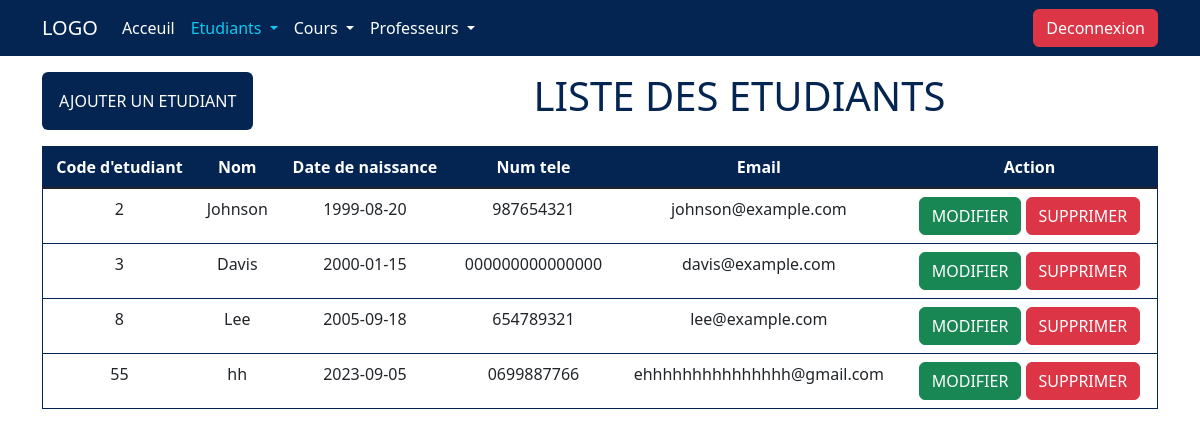
/grade-management-system-v-finale/admin/etudiant/index.php (signed in), run on the app's committed database.
### tables this page shows
CREATE TABLE `etudiant` (
  `CodeEtudiant` int(11) NOT NULL,
  `Nom` varchar(50) DEFAULT NULL,
  `Date_naiss` date DEFAULT NULL,
  `Tel` varchar(20) DEFAULT NULL,
  `mail` varchar(50) DEFAULT NULL
);

### grade-management-system-v-finale/admin/etudiant/index.php (the view, shortened to what this page needs)
<!DOCTYPE html>
<html lang="en">
<head>
    <link href="https://cdn.jsdelivr.net/npm/bootstrap@5.3.0/dist/css/bootstrap.min.css" rel="stylesheet" >
    <link rel="stylesheet" href="../../style.css">
</head>
<body>
    <nav class="navbar navbar-expand-lg bg-primary fixed-top">
            <div class="container">
                <a class="navbar-brand text-white" href="../index.php">LOGO</a>
                <div class="collapse navbar-collapse" id="navbarSupportedContent">
                    <ul class="navbar-nav me-auto mb-2 mb-lg-0 ">
                        <li class="nav-item ">
                            <a class="nav-link active text-white " aria-current="page" href="../index.php">Acceuil</a>
                        </li>
                        <li class="nav-item dropdown">
                            <a class="nav-link  text-info dropdown-toggle"  role="button" data-bs-toggle="dropdown" aria-expanded="false">
                                Etudiants
                            </a>
                        </li>
                        <li class="nav-item dropdown">
                            <a class="nav-link  text-white dropdown-toggle" href="../cours/index.php" role="button" data-bs-toggle="dropdown" aria-expanded="false">
                                Cours
                            </a>
                        </li>
                        <li class="nav-item dropdown">
                            <a class="nav-link  text-white dropdown-toggle" href="index.php" role="button" data-bs-toggle="dropdown" aria-expanded="false">
                                Professeurs
                            </a>
                        </li>
                    </ul>
                </div>
                <div><a class="btn btn-primary btn-danger " href="../deconexion.php" role="button">Deconnexion</a></div>
            </div>
    </nav>
    <div class="container my-5 pt-4">
            <div class="mb-2  d-flex justify-content-between    " >
                <a class="btn bg-primary mb-2 p-3" href="ajoutEtd.php" role="button">AJOUTER UN ETUDIANT</a>
                <div class="d-flex justify-content-around w-75 " > <h1 class=" text-center text-primary" >LISTE DES ETUDIANTS</h1></div>
            </div>
            <table class="table border border-primary  rounded  ">
                <thead  >
                    <tr>
                        <th scope="col" class="text-center bg-primary text-white" >Code d'etudiant        </th>
                        <th scope="col" class="text-center bg-primary text-white" >Nom                    </th>
                        <th scope="col" class="text-center bg-primary text-white" >Date de naissance      </th>
                        <th scope="col" class="text-center bg-primary text-white" >Num tele               </th>
                        <th scope="col" class="text-center bg-primary text-white" >Email                  </th>
                        <th scope="col" class="text-center bg-primary text-white" >Action                 </th>
                    </tr>
                </thead>
                <tbody class="table-group-divider">
                        <?php
                            $conn = new PDO( 'mysql:host=localhost;dbname=notes' , 'root' , '' );
                            $etudiants = $conn->query( "SELECT * FROM etudiant " )->fetchAll(PDO::FETCH_ASSOC);
                        ?>
                        <?php foreach( $etudiants as $etudiant ): ?>
                            <tr>
                                <td class="text-center" > <?= $etudiant["CodeEtudiant"]               ?> </td>
                                <td class="text-center" > <?= $etudiant["Nom"]                        ?> </td>
                                <td class="text-center" > <?= $etudiant["Date_naiss"]                 ?> </td>
                                <td class="text-center" > <?= $etudiant["Tel"]                        ?> </td>
                                <td class="text-center" > <?= $etudiant["mail"]                       ?> </td>
                                <td class="text-center" >
                                    <a class="btn btn-success" href="updateEtd.php?id=<?= $etudiant["CodeEtudiant"] ?>" role="button">MODIFIER</a>
                                    <a class="btn btn-danger" onclick="return confirm( 'comfirmer la suppression' ) " href="suppEtd.php?id=<?= $etudiant["CodeEtudiant"] ?>" role="button">SUPPRIMER</a>
                                </td>
                            </tr>
                        <?php endforeach; ?>
                </tbody>
            </table>
    </div>
</body>
</html>

### grade-management-system-v-finale/style.css (style rules this page uses)
.bg-primary { background-color: rgb(4, 37, 82 , 1) !important ; color: white; }
.border-primary { border-color: rgb(4, 37, 82 , 1) !important ; }
.text-primary { color: rgb(4, 37, 82 , 1) !important; }

### data on the page
etudiant: CodeEtudiant "2", Nom "Johnson", Date_naiss "1999-08-20", Tel "987654321", mail "johnson@example.com"
etudiant: CodeEtudiant "3", Nom "Davis", Date_naiss "2000-01-15", Tel "000000000000000", mail "davis@example.com"
etudiant: CodeEtudiant "8", Nom "Lee", Date_naiss "2005-09-18", Tel "654789321", mail "lee@example.com"
etudiant: CodeEtudiant "55", Nom "hh", Date_naiss "2023-09-05", Tel "0699887766", mail "ehhhhhhhhhhhhhhh@gmail.com"
